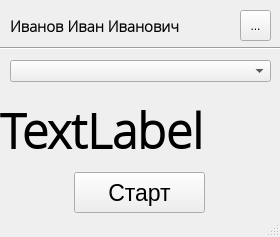
<?xml version="1.0" encoding="UTF-8"?>
<ui version="4.0">
 <class>MainWindow</class>
 <widget class="QMainWindow" name="MainWindow">
  <property name="enabled">
   <bool>true</bool>
  </property>
  <property name="geometry">
   <rect>
    <x>0</x>
    <y>0</y>
    <width>280</width>
    <height>237</height>
   </rect>
  </property>
  <property name="sizePolicy">
   <sizepolicy hsizetype="Fixed" vsizetype="Fixed">
    <horstretch>0</horstretch>
    <verstretch>0</verstretch>
   </sizepolicy>
  </property>
  <property name="focusPolicy">
   <enum>Qt::NoFocus</enum>
  </property>
  <property name="contextMenuPolicy">
   <enum>Qt::NoContextMenu</enum>
  </property>
  <property name="windowTitle">
   <string>TimeTracker</string>
  </property>
  <property name="tabShape">
   <enum>QTabWidget::Rounded</enum>
  </property>
  <widget class="QWidget" name="centralwidget">
   <widget class="QToolButton" name="toolButton">
    <property name="enabled">
     <bool>true</bool>
    </property>
    <property name="geometry">
     <rect>
      <x>240</x>
      <y>10</y>
      <width>31</width>
      <height>31</height>
     </rect>
    </property>
    <property name="text">
     <string>...</string>
    </property>
    <property name="icon">
     <iconset resource="resurs.qrc">
      <normaloff>:/settings.ico</normaloff>:/settings.ico</iconset>
    </property>
    <property name="iconSize">
     <size>
      <width>33</width>
      <height>30</height>
     </size>
    </property>
   </widget>
   <widget class="QLabel" name="label">
    <property name="geometry">
     <rect>
      <x>10</x>
      <y>10</y>
      <width>211</width>
      <height>31</height>
     </rect>
    </property>
    <property name="font">
     <font>
      <family>Open Sans Light</family>
      <pointsize>11</pointsize>
      <weight>75</weight>
      <bold>true</bold>
     </font>
    </property>
    <property name="text">
     <string>Иванов Иван Иванович</string>
    </property>
   </widget>
   <widget class="Line" name="line">
    <property name="geometry">
     <rect>
      <x>0</x>
      <y>40</y>
      <width>401</width>
      <height>16</height>
     </rect>
    </property>
    <property name="orientation">
     <enum>Qt::Horizontal</enum>
    </property>
   </widget>
   <widget class="QComboBox" name="comboBox">
    <property name="geometry">
     <rect>
      <x>10</x>
      <y>60</y>
      <width>261</width>
      <height>22</height>
     </rect>
    </property>
   </widget>
   <widget class="QPushButton" name="pushButton">
    <property name="geometry">
     <rect>
      <x>74</x>
      <y>172</y>
      <width>131</width>
      <height>41</height>
     </rect>
    </property>
    <property name="font">
     <font>
      <pointsize>17</pointsize>
     </font>
    </property>
    <property name="text">
     <string>Старт</string>
    </property>
   </widget>
   <widget class="Line" name="line_2">
    <property name="geometry">
     <rect>
      <x>0</x>
      <y>210</y>
      <width>401</width>
      <height>16</height>
     </rect>
    </property>
    <property name="orientation">
     <enum>Qt::Horizontal</enum>
    </property>
   </widget>
   <widget class="QLabel" name="lb_time_track">
    <property name="geometry">
     <rect>
      <x>0</x>
      <y>90</y>
      <width>281</width>
      <height>81</height>
     </rect>
    </property>
    <property name="font">
     <font>
      <family>Open Sans Light</family>
      <pointsize>36</pointsize>
      <weight>75</weight>
      <bold>true</bold>
      <stylestrategy>PreferDefault</stylestrategy>
     </font>
    </property>
    <property name="cursor">
     <cursorShape>ArrowCursor</cursorShape>
    </property>
    <property name="text">
     <string>TextLabel</string>
    </property>
   </widget>
  </widget>
  <widget class="QStatusBar" name="statusbar"/>
 </widget>
 <layoutdefault spacing="6" margin="11"/>
 <resources>
  <include location="resurs.qrc"/>
 </resources>
 <connections/>
</ui>
